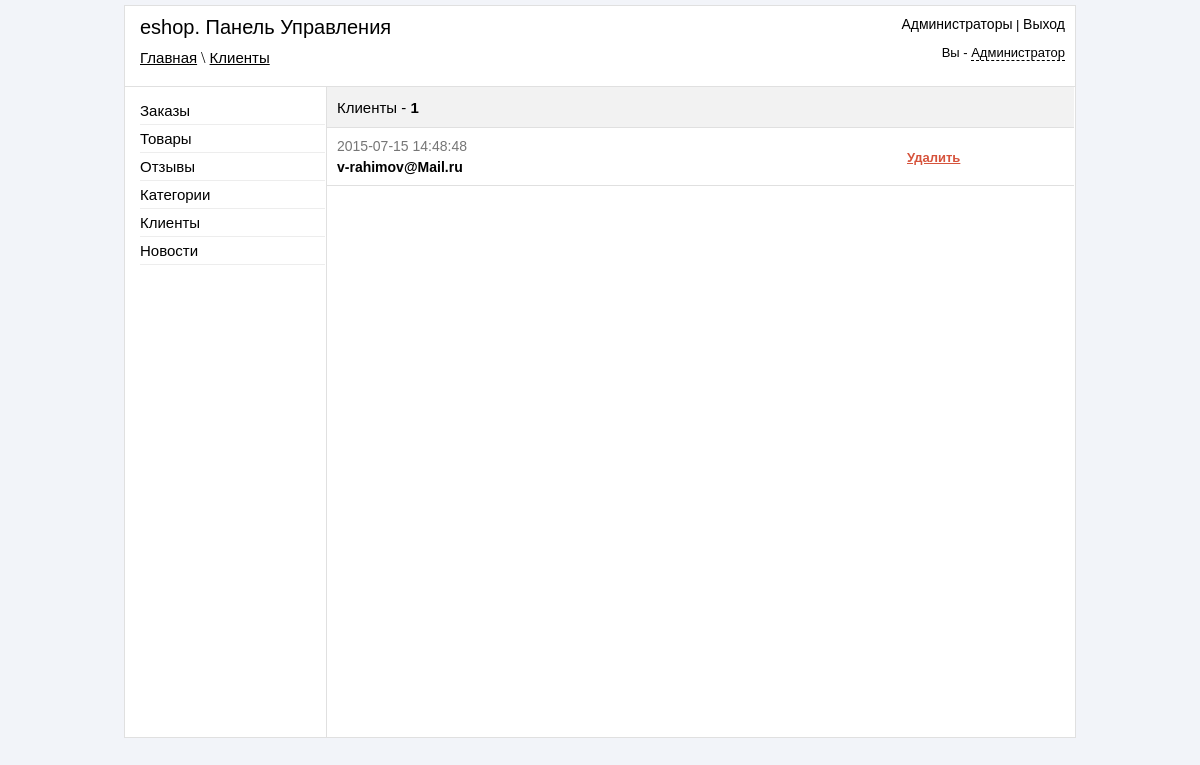
Before: /admin/clients.php (signed in) with the older database file.
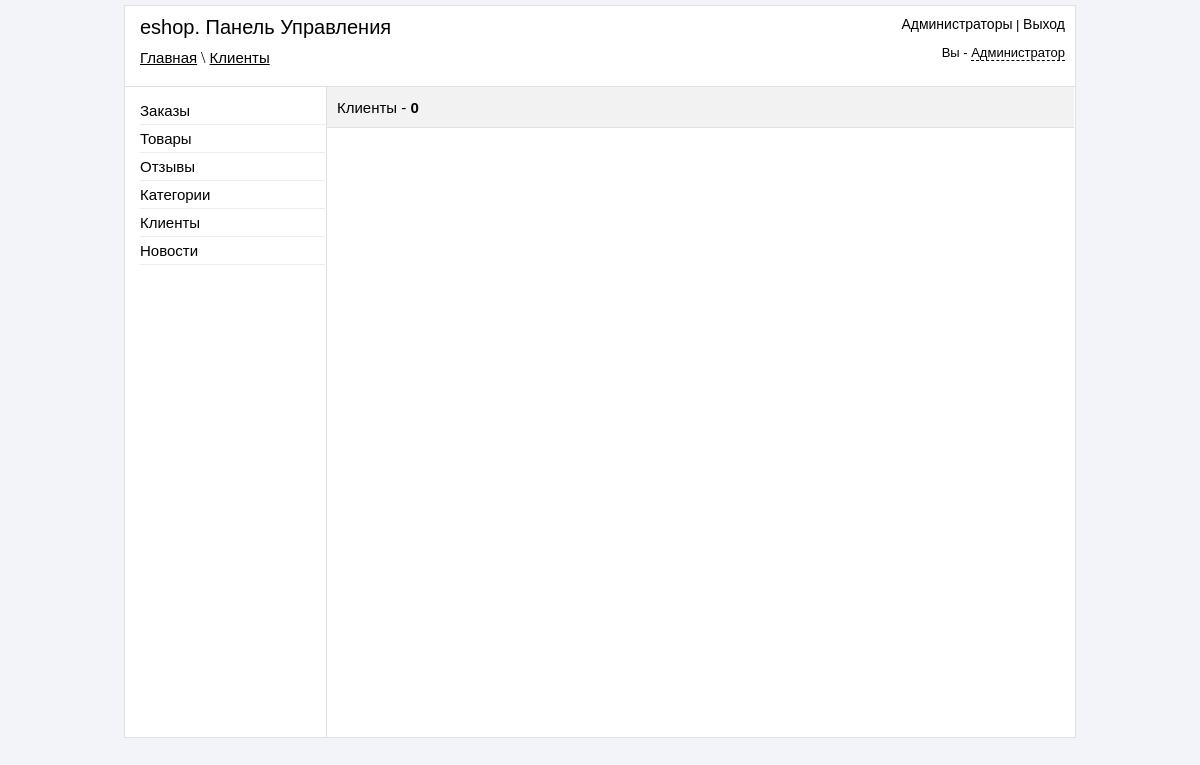
After: the same page with the newer database file.
### tables this page shows
CREATE TABLE IF NOT EXISTS `reg_user` (
  `id` int(11) NOT NULL,
  `login` varchar(100) NOT NULL,
  `pass` varchar(100) NOT NULL,
  `surname` varchar(100) NOT NULL,
  `name` varchar(100) NOT NULL,
  `email` varchar(100) NOT NULL,
  `phone` varchar(100) NOT NULL,
  `address` text NOT NULL,
  `datetime` datetime NOT NULL,
  `ip` varchar(50) NOT NULL
);

### admin/clients.php (the view, shortened to what this page needs)
<?php
if ($_SESSION['auth_admin'] == "yes_auth")
{
	include 'include/db_connect.php';
?>
<!DOCTYPE html>
<html>
<head>
	<link rel="stylesheet" href="css/reset.css">
	<link rel="stylesheet" href="css/style.css">
	<link rel="stylesheet" href="jquery_confirm/jquery_confirm.css">
</head>
<body>
	<div id="block-body">
	<?php
		include 'include/block-header.php';
		$all_client = mysql_query("SELECT * FROM reg_user",$link);
		$result_count = mysql_num_rows($all_client);
	?>
	<div id="block-content">
		<div id="block-parameters">
			<p id="count-client">Клиенты - <strong><?php echo $result_count; ?></strong></p>
		</div>
		<?php
$num = 4;
	if ($_SESSION['view_clients'] == '1')
	{
	$page = strip_tags($_GET['page']);
	$page = mysql_real_escape_string($page);
$count = mysql_query("SELECT COUNT(*) FROM reg_user",$link);
$temp = mysql_fetch_array($count);
$post = $temp[0];
$total = (($post - 1) / $num) + 1;
$total =  intval($total);
$page = intval($page);
if(empty($page) or $page < 0) $page = 1;
  if($page > $total) $page = $total;
$start = $page * $num - $num;
if ($temp[0] > 0)
{
$result = mysql_query("SELECT * FROM reg_user ORDER BY id DESC LIMIT $start, $num",$link);
 If (mysql_num_rows($result) > 0)
{
$row = mysql_fetch_array($result);
do
{
echo '
<div class="block-clients">
	<p class="client-datetime" >'.$row["datetime"].'</p>
	<p class="client-email" ><strong>'.$row["email"].'</strong></p>
	<p class="client-links" ><a class="delete" rel="clients.php?id='.$row["id"].'&action=delete" >Удалить</a></p>
	<ul>
		<li><strong>E-Mail</strong> - '.$row["email"].'</li>
		<li><strong>ФИО</strong> - '.$row["surname"].' '.$row["name"].'</li>
		<li><strong>Адрес</strong> - '.$row["address"].'</li>
		<li><strong>Телефон</strong> - '.$row["phone"].'</li>
		<li><strong>IP</strong> - '.$row["ip"].'</li>
		<li><strong>Дата регистрации</strong> - '.$row["datetime"].'</li>
	</ul>
</div>
';
} while ($row = mysql_fetch_array($result));
}
}
	}else
	{
		echo 'У вас нет прав на просмотр клиентов!';
	}
		?>
	</div>
	</div>
</body>
</html>
<?php
	}else
	{
		header("Location: login.php");
	}
?>

Changed rows visible on the page:
removed reg_user: datetime "2015-07-15 14:48:48", email "v-rahimov@Mail.ru"
Other visible differences:
$result_count: "1" → "0"
